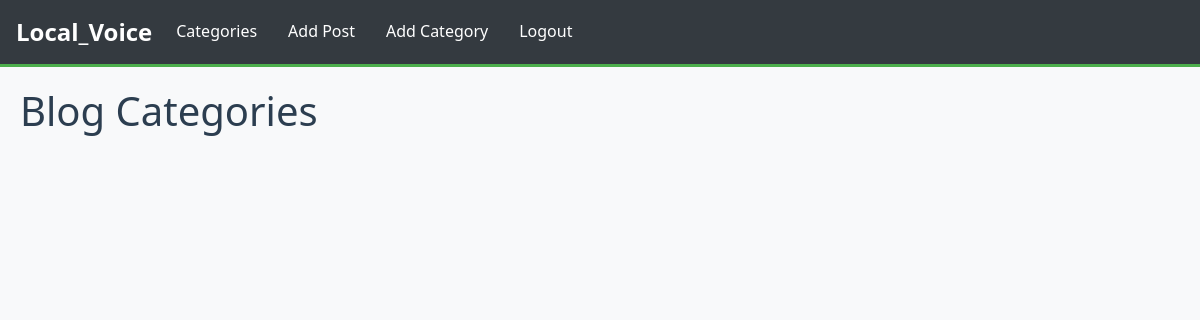
Before: /category-list/ (signed in) with the older database file.
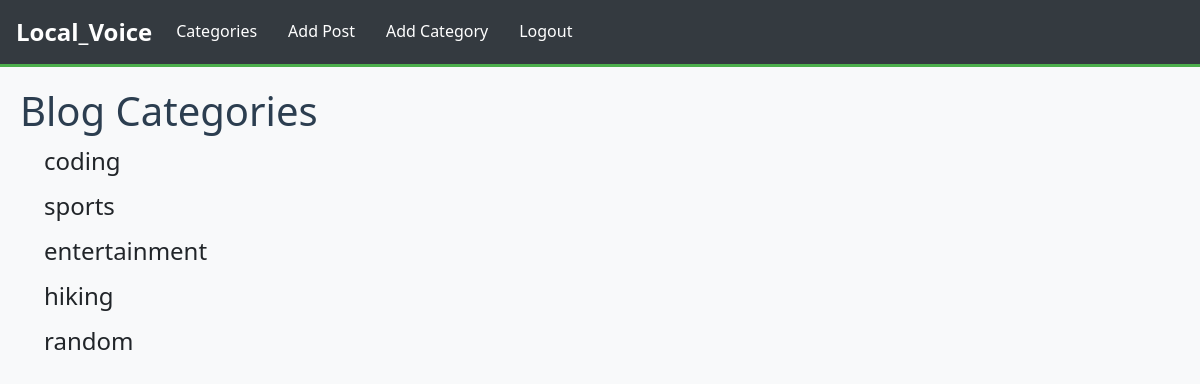
After: the same page with the newer database file.
### Local_Voice/models.py (models this page shows, shortened)
class Category(models.Model):
    name = models.CharField(max_length=255)
    def __str__(self):
        return self.name

### Local_Voice/views.py (the view)
# urls.py: path('category-list/', CategoryListView, name='category-list'),
def CategoryListView(request):
    cat_menu_list = Category.objects.all()
    return render(request, 'category_list.html', {'cat_menu_list':cat_menu_list})

### Local_Voice/templates/category_list.html (shortened to what this page needs)
{% extends 'base.html' %}
{% block content %}
    <h1>Blog Categories</h1>
    {% for item in cat_menu_list %}
        <h4><a class="dropdown-item" href="{% url 'category' item|slugify %}">
            {{ item }}</a></h4>
    {% endfor %}
{% endblock %}

Changed rows visible on the page:
added Category: name "coding"
added Category: name "sports"
added Category: name "entertainment"
added Category: name "hiking"
added Category: name "random"
